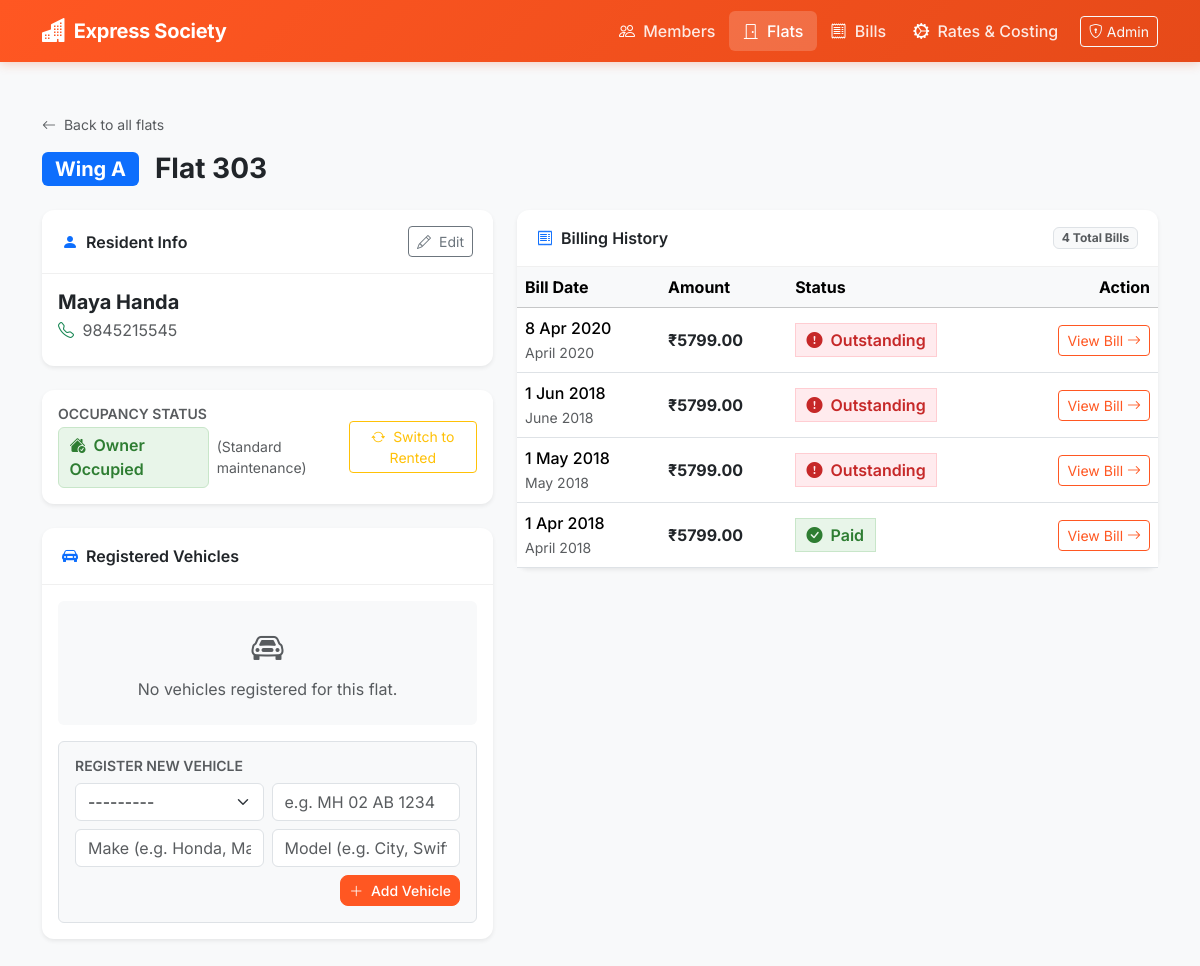
The page /flats/303A/ on the database as committed earlier.
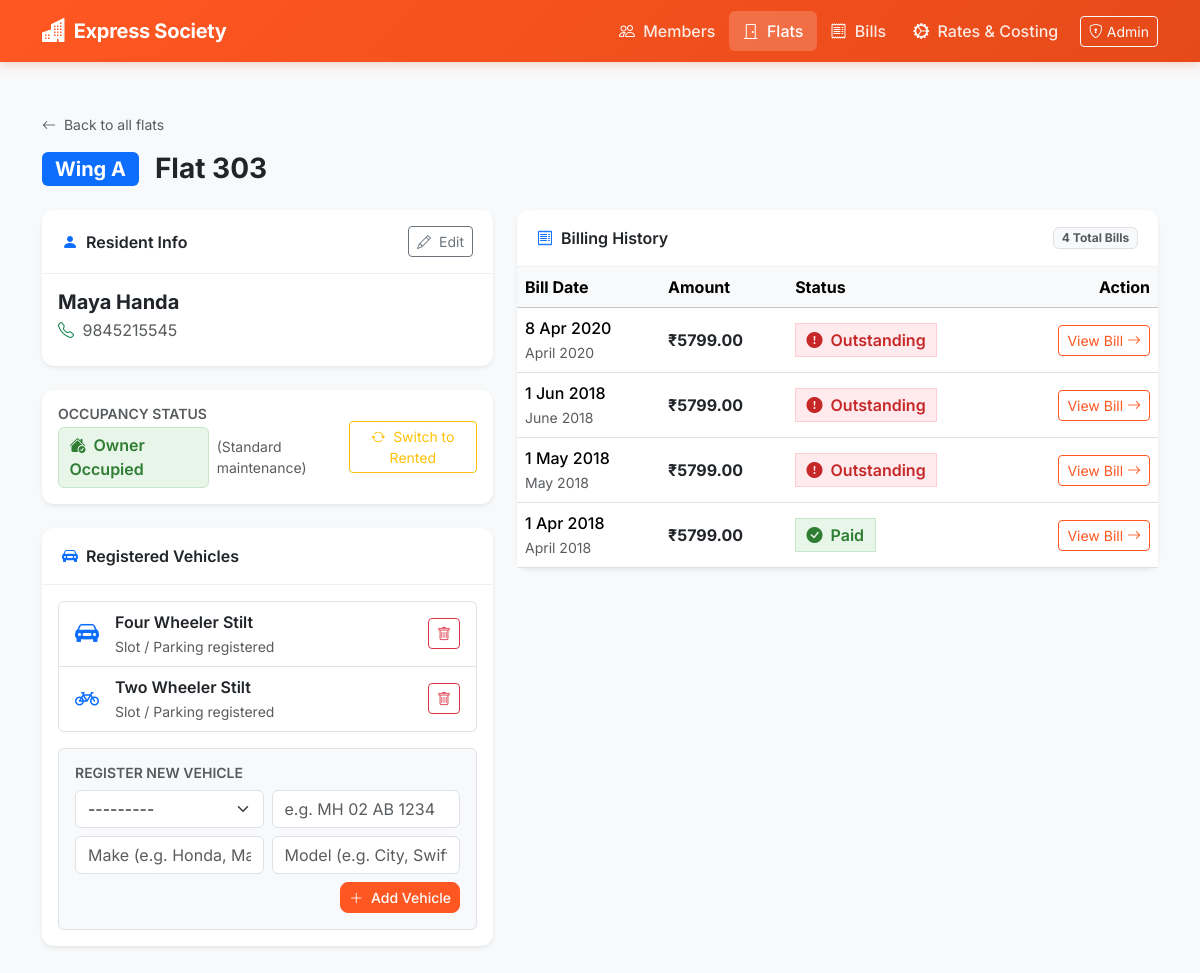
The same page on the database as committed later.
### members/models.py (models this page shows, shortened)
class Flat (models.Model):
        flat_number     = models.CharField(max_length=3,
                        verbose_name='Flat Number',
                        validators = [number_validator],
                        )
        wing            = models.CharField(max_length=1)
        slug            = models.SlugField(unique = True, blank=True)
        class Meta:
                unique_together = ("flat_number", "wing")
        def __str__(self):
                return "{} {}".format( self.flat_number, self.wing)

class Guest (models.Model):
        flat_number     = models.OneToOneField(Flat, on_delete=models.CASCADE)
        first_name      = models.CharField(max_length = 200)
        last_name       = models.CharField(max_length = 200)
        mobile          = models.CharField(max_length = 10,
                validators = [mobile_validator]
                )
        def full_name(self):
                return "{} {}".format(self.first_name, self.last_name)

class Vehicle(models.Model):
        TYPE = (
                ("TWST", "Two Wheeler Stilt"),
                ("FWST", "Four Wheeler Stilt"),
                ("TWOU", "Two Wheeler Outside"),
                ("FWOU", "Four Wheeler Outside"),
        )
        vehicle         = models.CharField(max_length=4, choices=TYPE)
        flat            =models.ForeignKey(Flat, on_delete=models.CASCADE)
        registration_number = models.CharField(
                max_length=15,
                blank=True,
                default="",
                verbose_name="Registration Number",
                help_text="e.g. MH 02 AB 1234 or 22 BH 1234 AB",
                validators=[indian_vehicle_reg_validator],
        )
        make = models.CharField(max_length=50, blank=True, default="", verbose_name="Make")
        model = models.CharField(max_length=50, blank=True, default="", verbose_name="Model")

### billing/models.py (models this page shows, shortened)
class FlatBill(models.Model):
    flat_name       = models.ForeignKey(Flat, on_delete=models.CASCADE)
    bill_date       = models.DateField("Bill Date", auto_now_add=True)
    municipal_tax   = models.DecimalField(max_digits=10, decimal_places=2, help_text = "Taxes Levied by BMC")
    maintenance     = models.DecimalField(max_digits=10, decimal_places=2, help_text = "Maintenance Charges")
    water_charges   = models.DecimalField(max_digits=10, decimal_places=2, help_text = "Water Costs")
    parking_charges = models.DecimalField(max_digits=10, decimal_places=2, help_text = "Car/Scooter/Stilt")
    sinking_fund    = models.DecimalField(max_digits=10, decimal_places=2, help_text = "Sinking Fund")
    building_repair = models.DecimalField(max_digits=10, decimal_places=2, help_text = "Fund for Building Repairs")
    is_paid         = models.BooleanField(default=False)
    elec_ins_chgs   = models.DecimalField("Electricity Insurance Charges", max_digits=10,
                                            decimal_places=2,
                                            help_text = "Electricity Insurance"
                                        )
    noc_charges     = models.DecimalField("N.O.C. Charges", max_digits=10, decimal_places=2,
                                         help_text = "Non Occupancy Charges",
                                         default = 0,
                                         )
    add_item_name_1 = models.CharField("Additional Items e.g. Building Maintenance",
                                        max_length=100, blank=True )
    add_item_name_2 = models.CharField("Additional Items e.g. Emergency_fund",
                                        max_length=100, blank=True )
    add_item_amt_1  = models.DecimalField(default = 0, max_digits=10, decimal_places=2, help_text = "Amount for Additional Item 1")
    add_item_amt_2  = models.DecimalField(default = 0, max_digits=10, decimal_places=2, help_text = "Amount for Additional Item 2")
    def total(self):
        return(self.municipal_tax +
                self.maintenance +
                self.water_charges +
                self.parking_charges +
                self.sinking_fund +
                self.building_repair +
                self.elec_ins_chgs +
                self.noc_charges +
                self.add_item_amt_1 +
                self.add_item_amt_2
                )

### members/views.py (the view)
# urls.py: path('flats/<slug:slug>/', FlatDetailView.as_view(), name="flat_detail"),
class FlatDetailView(View):
    def get(self, request, slug, *args, **kwargs):
        return flat_detail_view(request, slug)

### society/templates/members/flat_detail.html (shortened to what this page needs)
{% extends 'base.html' %}
{% block content %}
<div class="mb-3">
    <a href="{% url 'all_flats' %}" class="text-decoration-none text-muted small">
        <i class="bi bi-arrow-left me-1"></i> Back to all flats
    </a>
</div>
<div class="row align-items-center mb-4">
    <div class="col-md-8">
        <div class="d-flex align-items-center">
            <span class="badge bg-primary fs-5 me-3">Wing {{ flat.wing }}</span>
            <h2 class="h3 fw-bold mb-0">Flat {{ flat.flat_number }}</h2>
        </div>
    </div>
</div>
<div class="row g-4">
    <div class="col-lg-5">
        <div class="card shadow-sm border-0 mb-4">
            <div class="card-header d-flex justify-content-between align-items-center">
                <span class="fw-semibold">
                    <i class="bi bi-person-fill text-primary me-2"></i>Resident Info
                </span>
                {% if flat.guest %}
                    <a href="{% url 'edit' flat.guest.id %}" class="btn btn-sm btn-outline-secondary">
                        <i class="bi bi-pencil me-1"></i> Edit
                    </a>
                {% endif %}
            </div>
            <div class="card-body">
                {% if flat.guest %}
                    <h5 class="fw-bold mb-1">{{ flat.guest.full_name }}</h5>
                    <div class="text-muted mb-2">
                        <i class="bi bi-telephone me-1 text-success"></i>
                        <a href="tel:{{ flat.guest.mobile }}" class="text-decoration-none text-muted">{{ flat.guest.mobile }}</a>
                    </div>
                {% endif %}
            </div>
        </div>
        {% include 'members/partials/rental_status_card.html' %}
        <div class="card shadow-sm border-0 mb-4">
            <div class="card-header fw-semibold">
                <i class="bi bi-car-front-fill text-primary me-2"></i>Registered Vehicles
            </div>
            <div class="card-body">
                {% include 'members/partials/vehicle_list.html' %}
            </div>
        </div>
    </div>
    <div class="col-lg-7">
        <div class="card shadow-sm border-0">
            <div class="card-header d-flex justify-content-between align-items-center">
                <span class="fw-semibold">
                    <i class="bi bi-receipt text-primary me-2"></i>Billing History
                </span>
                <span class="badge bg-light text-muted border">{{ bills.count }} Total Bill{{ bills.count|pluralize }}</span>
            </div>
            <div class="card-body p-0">
                <div class="table-responsive">
                    <table class="table table-hover align-middle mb-0">
                        <thead class="table-light">
                            <tr>
                                <th>Bill Date</th>
                                <th>Amount</th>
                                <th>Status</th>
                                <th class="text-end">Action</th>
                            </tr>
                        </thead>
                        <tbody>
                            {% for bill in bills %}
                                <tr>
                                    <td>
                                        <div class="fw-medium">{{ bill.bill_date|date:"j M Y" }}</div>
                                        <small class="text-muted">{{ bill.bill_date|date:"F Y" }}</small>
                                    </td>
                                    <td>
                                        <strong class="text-dark">₹{{ bill.total }}</strong>
                                    </td>
                                    <td>
                                        {% if bill.is_paid %}
                                            <span class="badge-paid">
                                                <i class="bi bi-check-circle-fill me-1"></i> Paid
                                            </span>
                                        {% else %}
                                            <span class="badge-outstanding">
                                                <i class="bi bi-exclamation-circle-fill me-1"></i> Outstanding
                                            </span>
                                        {% endif %}
                                    </td>
                                    <td class="text-end">
                                        <a href="{% url 'bill_view' bill.id %}" class="btn btn-sm btn-outline-primary">
                                            View Bill <i class="bi bi-arrow-right"></i>
                                        </a>
                                    </td>
                                </tr>
                            {% empty %}
                                <tr>
                                    <td colspan="4" class="text-center py-4 text-muted">
                                        No billing records found for this flat.
                                    </td>
                                </tr>
                            {% endfor %}
                        </tbody>
                    </table>
                </div>
            </div>
        </div>
    </div>
</div>
{% endblock content %}

### society/templates/members/partials/vehicle_list.html (shortened to what this page needs)
<div id="vehicles-list-container">
    {% if vehicles %}
        <div class="list-group mb-3">
            {% for motor in vehicles %}
                <div id="vehicle-item-{{ motor.id }}" class="list-group-item d-flex justify-content-between align-items-center">
                    <div class="d-flex align-items-center">
                        {% if 'TW' in motor.vehicle %}
                            <i class="bi bi-bicycle fs-4 text-primary me-3"></i>
                        {% else %}
                            <i class="bi bi-car-front-fill fs-4 text-primary me-3"></i>
                        {% endif %}
                        <div>
                            <div class="fw-semibold">
                                {{ motor.get_vehicle_display }}
                            </div>
                            <span class="text-muted small">
                                {% if motor.make or motor.model %}
                                    {{ motor.make }} {{ motor.model }}
                                {% else %}
                                    Slot / Parking registered
                                {% endif %}
                            </span>
                        </div>
                    </div>
                    <div>
                        <button class="btn btn-sm btn-outline-danger"
                                title="Remove vehicle"
                                hx-delete="{% url 'delete_vehicle' motor.id %}"
                                hx-confirm="Remove this vehicle from flat {{ flat }}?"
                                hx-target="#vehicle-item-{{ motor.id }}"
                                hx-swap="outerHTML swap:300ms">
                            <i class="bi bi-trash"></i>
                        </button>
                    </div>
                </div>
            {% endfor %}
        </div>
    {% else %}
        <div class="text-center py-4 text-muted bg-light rounded mb-3">
            <i class="bi bi-car-front fs-2 d-block mb-1"></i>
            <span>No vehicles registered for this flat.</span>
        </div>
    {% endif %}
    <form hx-post="{% url 'add_vehicle' flat.slug %}"
          hx-target="#vehicles-list-container"
          hx-swap="outerHTML"
          class="border rounded p-3 bg-light">
        <h6 class="fw-semibold mb-2 small text-uppercase text-muted">Register New Vehicle</h6>
        <div class="row g-2 align-items-start">
            <div class="col-sm-6">
                {{ vehicle_form.vehicle }}
            </div>
            <div class="col-sm-6">
                {{ vehicle_form.registration_number }}
            </div>
            <div class="col-sm-6">
                {{ vehicle_form.make }}
            </div>
            <div class="col-sm-6">
                {{ vehicle_form.model }}
            </div>
            <div class="col-12 text-end">
                <button type="submit" class="btn btn-primary btn-sm">
                    <i class="bi bi-plus-lg me-1"></i> Add Vehicle
                </button>
            </div>
        </div>
    </form>
</div>

Rows that differ between the two databases and show on the page:
added Vehicle: vehicle "Four Wheeler Stilt", make "Slot / Parking registered"
added Vehicle: vehicle "Two Wheeler Stilt", make "Slot / Parking registered"
Other text that changed with them:
text no longer shown: "No vehicles registered for this flat."
